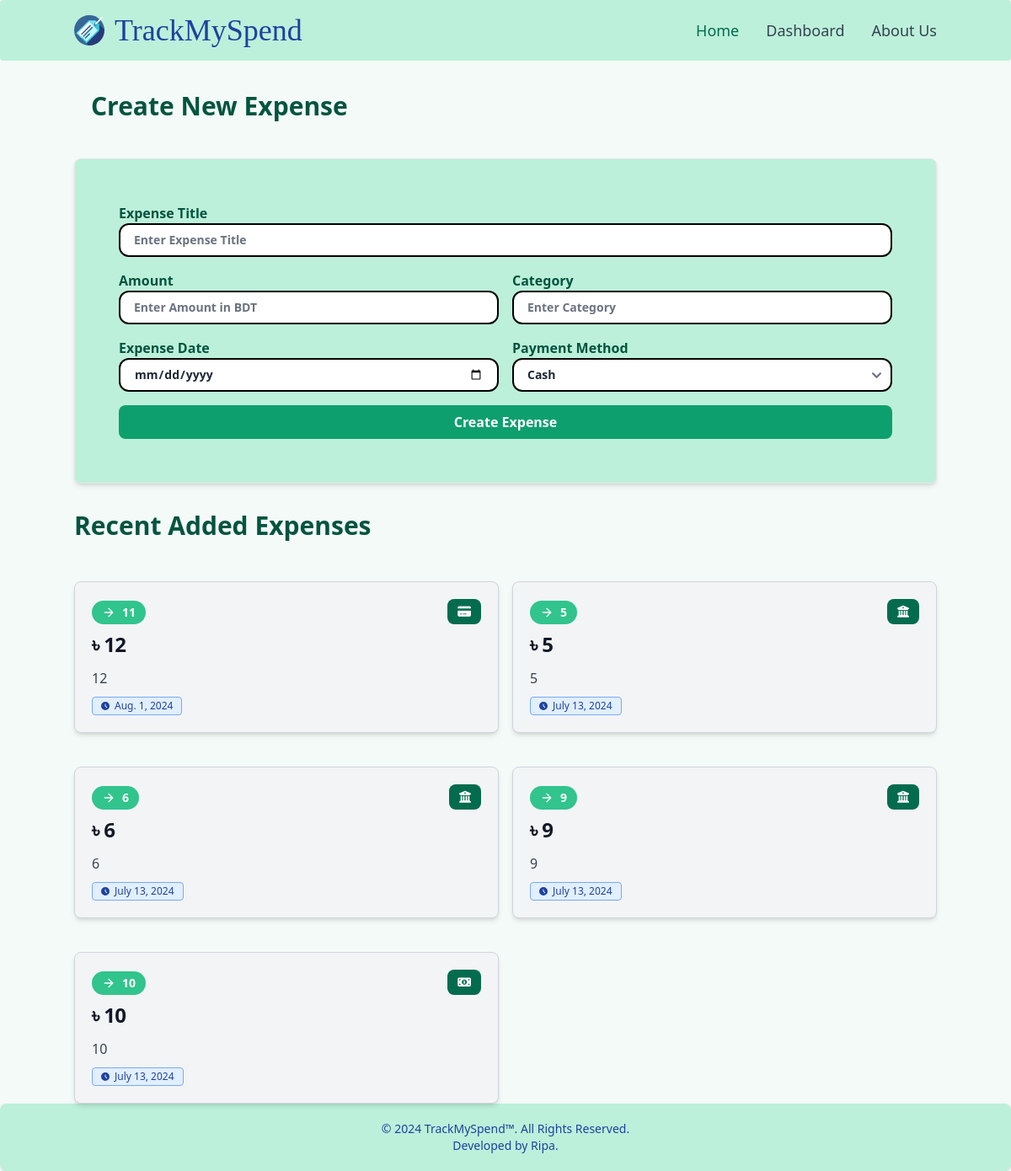
Before: /create with the older database file.
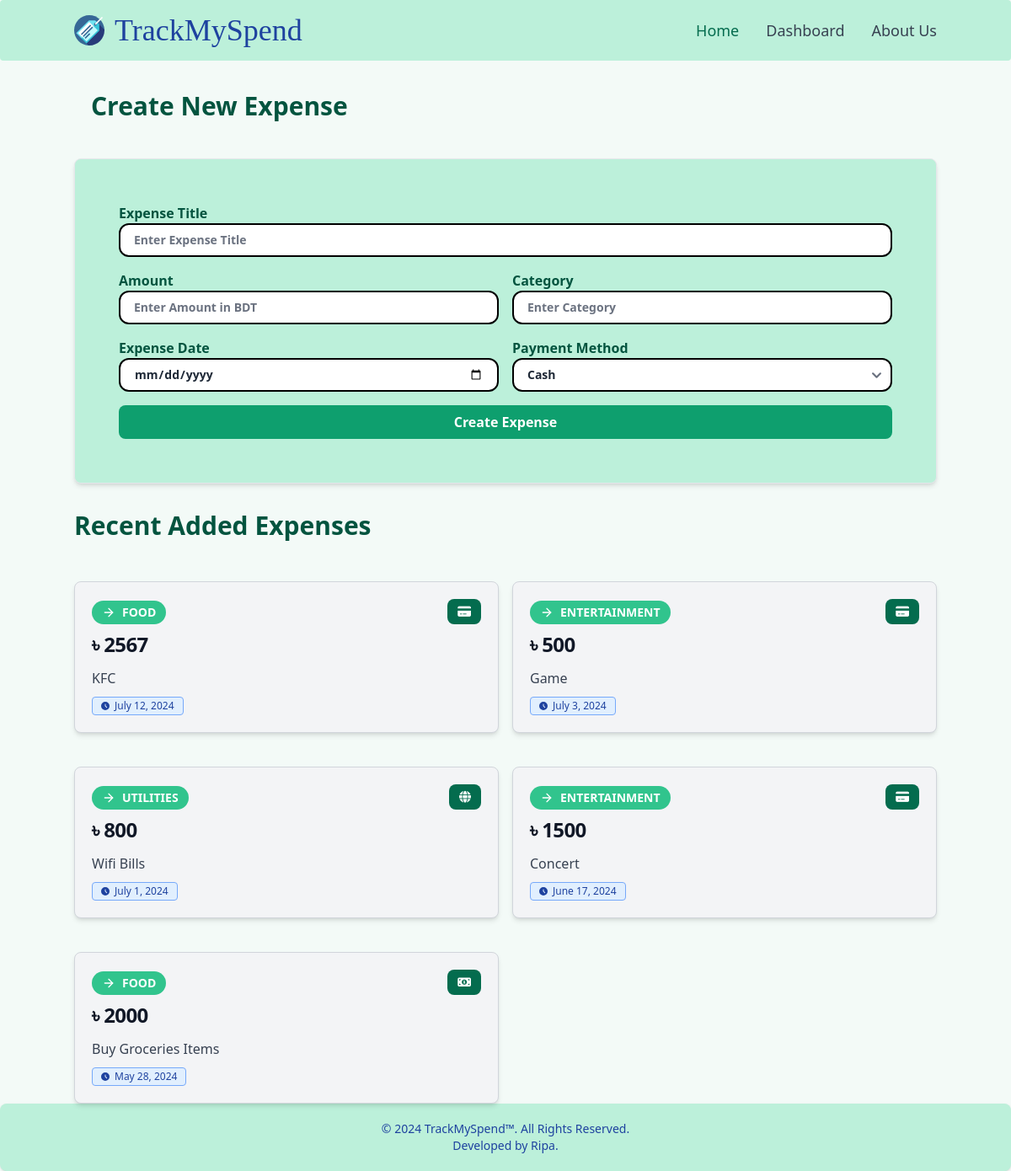
After: the same page with the newer database file.
### tracker/models.py (models this page shows, shortened)
class Tracker(models.Model):
    category = models.CharField(max_length=100)
    amount = models.IntegerField()
    title = models.TextField()
    date = models.DateField()
    payment_method = models.CharField(max_length=50, choices=[
        ('Cash', 'Cash'),
        ('Card', 'Card'),
        ('Online Payment', 'Online Payment'),
         ('Bank Transfer', 'Bank Transfer')
    ])

### tracker/views.py (the view)
# urls.py: path('create', ExpenseCreateView.as_view(), name='create'),
class ExpenseCreateView(CreateView):
    model = Tracker
    fields = ['category', 'amount', 'title', 'date', 'payment_method']
    template_name = 'form.html'
    success_url = reverse_lazy('home')
    def get_context_data(self, **kwargs):
        context = super().get_context_data(**kwargs)
        context['recent_expenses'] = Tracker.objects.order_by('-date')[:5]
        return context

### templates/form.html (shortened to what the changed rows need)
{% extends "base.html" %}
{% block content %}
<div class="flex flex-cols justify-between p-5">
    <div>
        {% if expense.pk %}
            <h1 class="mb-6 text-3xl font-semibold text-green-800">Update Expense</h1>
        {% else %}
            <h1 class="mb-6 text-3xl font-semibold text-green-800">Create New Expense</h1>
        {% endif %}
    </div>
</div>
<h1 class="mb-6 mt-8 text-3xl font-semibold text-green-800">Recent Added Expenses</h1>
<div class="grid grid-cols-1 md:grid-cols-2 gap-4">
{% for expense in recent_expenses %}
<div class="bg-gray-100 border border-gray-300 rounded-lg mt-6 shadow-md dark:bg-gray-800 dark:border-gray-700">
    <div class="p-5">
        <div class="flex justify-between items-end">
     <div
    class="text-sm inline-flex items-center font-bold leading-sm uppercase px-3 py-1 bg-green-400 text-white rounded-full"
  >
    <svg
      xmlns="http://www.w3.org/2000/svg"
      width="16"
      height="16"
      viewBox="0 0 24 24"
      fill="none"
      stroke="currentColor"
      stroke-width="2"
      stroke-linecap="round"
      stroke-linejoin="round"
      class="feather feather-arrow-right mr-2"
    >
      <line x1="5" y1="12" x2="19" y2="12"></line>
      <polyline points="12 5 19 12 12 19"></polyline>
    </svg>
    {{ expense.category }}
  </div>
            <div class="inline-flex items-center px-3 py-2 text-sm font-medium text-center text-white bg-green-700 rounded-lg hover:bg-green-800 focus:ring-4 focus:outline-none focus:ring-green-300 dark:bg-green-600 dark:hover:bg-green-700 dark:focus:ring-green-800">
                {% if expense.payment_method == 'Cash' %}
                <i class="fas fa-money-bill-alt"></i>
                {% elif expense.payment_method == 'Card' %}
                <i class="fas fa-credit-card"></i>
                {% elif expense.payment_method == 'Bank Transfer' %}
                <i class="fas fa-university"></i>
                {% elif expense.payment_method == 'Online Payment' %}
                <i class="fas fa-globe"></i>
                {% endif %}
            </div>
        </div>
        <h5 class="mb-3 mt-2 text-2xl font-bold tracking-tight text-gray-900 dark:text-white">৳ {{ expense.amount }}</h5>
        <p class="mb-2 font-normal text-gray-700 dark:text-gray-400">{{ expense.title }}</p>
        <span class="bg-blue-100 text-blue-800 text-xs font-medium inline-flex items-center px-2.5 py-0.5 rounded dark:bg-gray-700 dark:text-blue-400 border border-blue-400">
            <svg class="w-2.5 h-2.5 me-1.5" aria-hidden="true" xmlns="http://www.w3.org/2000/svg" fill="currentColor" viewBox="0 0 20 20">
            <path d="M10 0a10 10 0 1 0 10 10A10.011 10.011 0 0 0 10 0Zm3.982 13.982a1 1 0 0 1-1.414 0l-3.274-3.274A1.012 1.012 0 0 1 9 10V6a1 1 0 0 1 2 0v3.586l2.982 2.982a1 1 0 0 1 0 1.414Z"/>
            </svg>
            {{ expense.date }}
            </span>
    </div>
</div>
{% endfor %}
</div>
{% endblock content %}

Changed rows visible on the page:
removed Tracker: category "11", payment_method "Card" (drawn), amount "12", title "12", date "Aug. 1, 2024"
removed Tracker: category "5", payment_method "Bank Transfer" (drawn), amount "5", title "5", date "July 13, 2024"
removed Tracker: category "6", payment_method "Bank Transfer" (drawn), amount "6", title "6", date "July 13, 2024"
removed Tracker: category "9", payment_method "Bank Transfer" (drawn), amount "9", title "9", date "July 13, 2024"
removed Tracker: category "10", payment_method "Cash" (drawn), amount "10", title "10", date "July 13, 2024"
added Tracker: category "FOOD", payment_method "Card" (drawn), amount "2567", title "KFC", date "July 12, 2024"
added Tracker: category "ENTERTAINMENT", payment_method "Card" (drawn), amount "500", title "Game", date "July 3, 2024"
added Tracker: category "UTILITIES", payment_method "Online Payment" (drawn), amount "800", title "Wifi Bills", date "July 1, 2024"
added Tracker: category "ENTERTAINMENT", payment_method "Card" (drawn), amount "1500", title "Concert", date "June 17, 2024"
added Tracker: category "FOOD", payment_method "Cash" (drawn), amount "2000", title "Buy Groceries Items", date "May 28, 2024"
